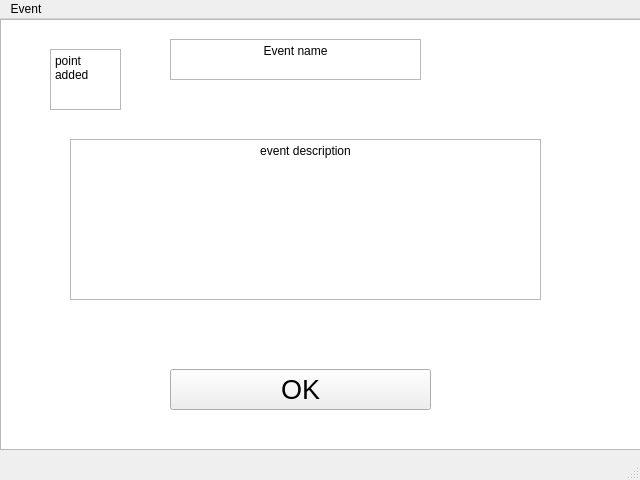
<?xml version="1.0" encoding="UTF-8"?>
<ui version="4.0">
 <class>EventPopUpWindow</class>
 <widget class="QMainWindow" name="EventPopUpWindow">
  <property name="geometry">
   <rect>
    <x>0</x>
    <y>0</y>
    <width>640</width>
    <height>480</height>
   </rect>
  </property>
  <property name="windowTitle">
   <string>MainWindow</string>
  </property>
  <widget class="QWidget" name="centralwidget">
   <widget class="QTextBrowser" name="event_name">
    <property name="geometry">
     <rect>
      <x>170</x>
      <y>20</y>
      <width>251</width>
      <height>41</height>
     </rect>
    </property>
    <property name="html">
     <string>&lt;!DOCTYPE HTML PUBLIC &quot;-//W3C//DTD HTML 4.0//EN&quot; &quot;http://www.w3.org/TR/REC-html40/strict.dtd&quot;&gt;
&lt;html&gt;&lt;head&gt;&lt;meta name=&quot;qrichtext&quot; content=&quot;1&quot; /&gt;&lt;style type=&quot;text/css&quot;&gt;
p, li { white-space: pre-wrap; }
&lt;/style&gt;&lt;/head&gt;&lt;body style=&quot; font-family:'SimSun'; font-size:9pt; font-weight:400; font-style:normal;&quot;&gt;
&lt;p align=&quot;center&quot; style=&quot; margin-top:0px; margin-bottom:0px; margin-left:0px; margin-right:0px; -qt-block-indent:0; text-indent:0px;&quot;&gt;Event name&lt;/p&gt;&lt;/body&gt;&lt;/html&gt;</string>
    </property>
   </widget>
   <widget class="QTextBrowser" name="event_describe">
    <property name="geometry">
     <rect>
      <x>70</x>
      <y>120</y>
      <width>471</width>
      <height>161</height>
     </rect>
    </property>
    <property name="html">
     <string>&lt;!DOCTYPE HTML PUBLIC &quot;-//W3C//DTD HTML 4.0//EN&quot; &quot;http://www.w3.org/TR/REC-html40/strict.dtd&quot;&gt;
&lt;html&gt;&lt;head&gt;&lt;meta name=&quot;qrichtext&quot; content=&quot;1&quot; /&gt;&lt;style type=&quot;text/css&quot;&gt;
p, li { white-space: pre-wrap; }
&lt;/style&gt;&lt;/head&gt;&lt;body style=&quot; font-family:'SimSun'; font-size:9pt; font-weight:400; font-style:normal;&quot;&gt;
&lt;p align=&quot;center&quot; style=&quot; margin-top:0px; margin-bottom:0px; margin-left:0px; margin-right:0px; -qt-block-indent:0; text-indent:0px;&quot;&gt;event description&lt;/p&gt;&lt;/body&gt;&lt;/html&gt;</string>
    </property>
   </widget>
   <widget class="QPushButton" name="ok">
    <property name="geometry">
     <rect>
      <x>170</x>
      <y>350</y>
      <width>261</width>
      <height>41</height>
     </rect>
    </property>
    <property name="font">
     <font>
      <pointsize>20</pointsize>
     </font>
    </property>
    <property name="text">
     <string>OK</string>
    </property>
   </widget>
   <widget class="QGraphicsView" name="background">
    <property name="geometry">
     <rect>
      <x>0</x>
      <y>0</y>
      <width>641</width>
      <height>431</height>
     </rect>
    </property>
   </widget>
   <widget class="QTextBrowser" name="textBrowser">
    <property name="geometry">
     <rect>
      <x>50</x>
      <y>30</y>
      <width>71</width>
      <height>61</height>
     </rect>
    </property>
    <property name="html">
     <string>&lt;!DOCTYPE HTML PUBLIC &quot;-//W3C//DTD HTML 4.0//EN&quot; &quot;http://www.w3.org/TR/REC-html40/strict.dtd&quot;&gt;
&lt;html&gt;&lt;head&gt;&lt;meta name=&quot;qrichtext&quot; content=&quot;1&quot; /&gt;&lt;style type=&quot;text/css&quot;&gt;
p, li { white-space: pre-wrap; }
&lt;/style&gt;&lt;/head&gt;&lt;body style=&quot; font-family:'SimSun'; font-size:9pt; font-weight:400; font-style:normal;&quot;&gt;
&lt;p style=&quot; margin-top:0px; margin-bottom:0px; margin-left:0px; margin-right:0px; -qt-block-indent:0; text-indent:0px;&quot;&gt;point added&lt;/p&gt;&lt;/body&gt;&lt;/html&gt;</string>
    </property>
   </widget>
   <zorder>background</zorder>
   <zorder>event_name</zorder>
   <zorder>event_describe</zorder>
   <zorder>ok</zorder>
   <zorder>textBrowser</zorder>
  </widget>
  <widget class="QMenuBar" name="menubar">
   <property name="geometry">
    <rect>
     <x>0</x>
     <y>0</y>
     <width>640</width>
     <height>21</height>
    </rect>
   </property>
   <widget class="QMenu" name="menuEvent">
    <property name="title">
     <string>Event</string>
    </property>
   </widget>
   <addaction name="menuEvent"/>
  </widget>
  <widget class="QStatusBar" name="statusbar"/>
 </widget>
 <resources/>
 <connections/>
</ui>
